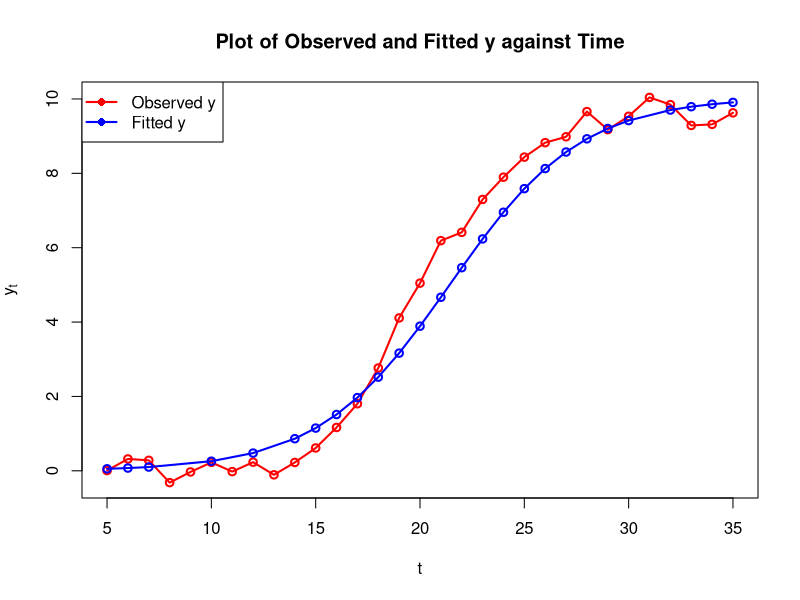

This chart was generated by the following R code:
### "Improvements to nls()" - GSOC'21
## Easy

# test data

time <- c( 5,  6,  7,  8,  9, 10, 11, 12, 13, 14, 15, 16,
 17, 18, 19, 20, 21, 22, 23, 24, 25, 26, 27, 28, 29,
 30, 31, 32, 33, 34, 35)
y <- c( 0.0074203,  0.3188325,  0.2815891, -0.3171173, -0.0305409,  0.2266773,
  -0.0216102,  0.2319695, -0.1082007,  0.2246899,  0.6144181,  1.1655192,
  1.8038330,  2.7644418,  4.1104270,  5.0470456,  6.1896092,  6.4128618,
  7.2974793,  7.8965245,  8.4364991,  8.8252770,  8.9836204, 9.6607736,
  9.1746182,  9.5348823, 10.0421165,  9.8477874,  9.2886090,  9.3169916,
  9.6270209 )


# Plot y vs. time

plot(time,y,xlab="t",ylab=expression(y[t]),
main="Plot of Observed and Fitted y against Time",lwd=2,col="red",type="o")

# clean the data
time <- time[y>=0]
y <- y[y>=0]

# Approximate estimation of x0,k, L based on above plot

#approximate value of x0
x0 <- mean(time)

# approximate value of L
L<-max(y) 

# approximate value of k
# we remove y for which ln(L/y-1) is NA
time<-time[-which(L/y<=1)]
y<-y[-which(L/y<=1)]

k <- log(L/y-1)/(x0-time)
k<-mean(k)

# plot of the fitted values
lines(time, L/(1+exp(-k*(time-x0))),type="o",lwd=2,col="blue")
legend("topleft",legend=c("Observed y","Fitted y"),
col=c("red","blue"),lwd=2,,pch=16)

# print the parameter values
print(x0);print(L);print(k)
